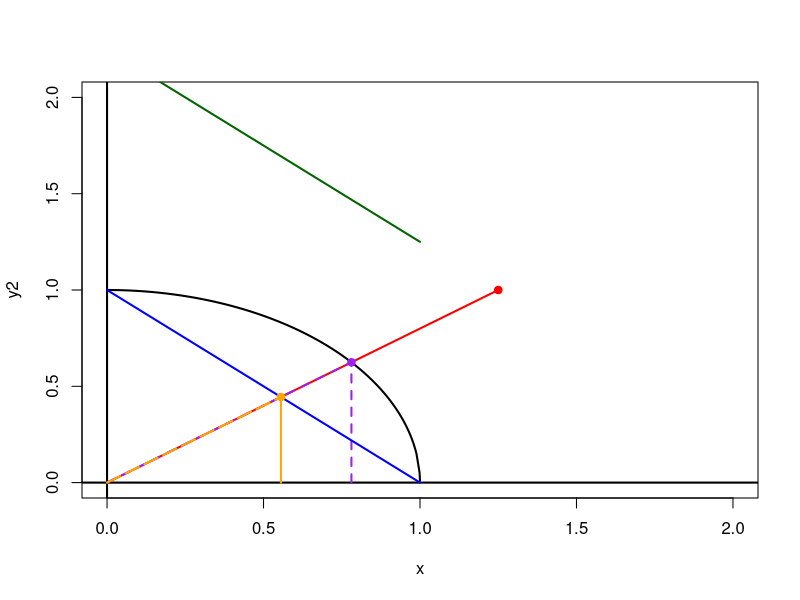

Reproduce this figure in R.
x <- sort(runif(500, min = 0, max = 1))
y2 <- sqrt(1 - x^2)

plot(x, y2, type = "l", xlim = c(0,2), ylim = c(0,2), lwd = 2)
abline(v = 0, h = 0, lwd = 2)
points(1.25, 1, col = "red", pch = 19)
segments(x0 = 0, y0 = 0, x1 = 1.25, y1=1, lwd = 2, col = "red")
points(1.25/sqrt(1.25^2 + 1), 1/sqrt(1.25^2 + 1), col = "purple", pch = 19)
segments(x0 = 0, y0 = 0, x1 = 1.25/sqrt(1.25^2 + 1), y1=1/sqrt(1.25^2 + 1), 
         lwd = 2, col = "purple", lty = "dashed")
segments(x0 = 1.25/sqrt(1.25^2 + 1), y0 = 0, x1 = 1.25/sqrt(1.25^2 + 1), y1=1/sqrt(1.25^2 + 1), 
         lwd = 2, col = "purple", lty = "dashed")

y1_1 <- 1 - x[x >=0]
y1_2 <- 1 + x[x <= 0]
y1_3 <- -(1 + x[x <= 0])
y1_4 <- x[x>=0] - 1
lines(x[x >=0], y1_1, lwd = 2, col = "blue")
# lines(x[x <= 0], y1_2, lwd = 2, col = "blue")
# lines(x[x <= 0], y1_3, lwd = 2, col = "blue")
# lines(x[x >=0], y1_4, lwd = 2, col = "blue")
points(1.25/2.25, 1/2.25, pch = 19, col = "orange")
segments(x0 = 0, y0 = 0, x1 = 1.25/2.25, y1=1/2.25, 
         lwd = 2, col = "orange", lty = "longdash")
segments(x0 = 1.25/2.25, y0 = 0, x1 = 1.25/2.25, y1=1/2.25, 
         lwd = 2, col = "orange")

y1_1prime <- 2.25 - x[x >=0]
y1_2prime <- 2.25 + x[x <= 0]
y1_3prime <- -(2.25 + x[x <= 0])
y1_4prime <- x[x>=0] - 2.25

lines(x[x >=0], y1_1prime, lwd = 2, col = "darkgreen")
lines(x[x <= 0], y1_2prime, lwd = 2, col = "darkgreen")
lines(x[x <= 0], y1_3prime, lwd = 2, col = "darkgreen")
lines(x[x >=0], y1_4prime, lwd = 2, col = "darkgreen")

r2 <- sqrt(1.25^2 + 1)
w2_1 <- 1.25/r2
w2_2 <- 1/r2
sin(acos(w2_1))
asin(w2_2)

r1 <- 1.25 + 1
w1_1 <- 1.25/r1
w1_2 <- 1/r1
atan(w1_2/w1_1)
